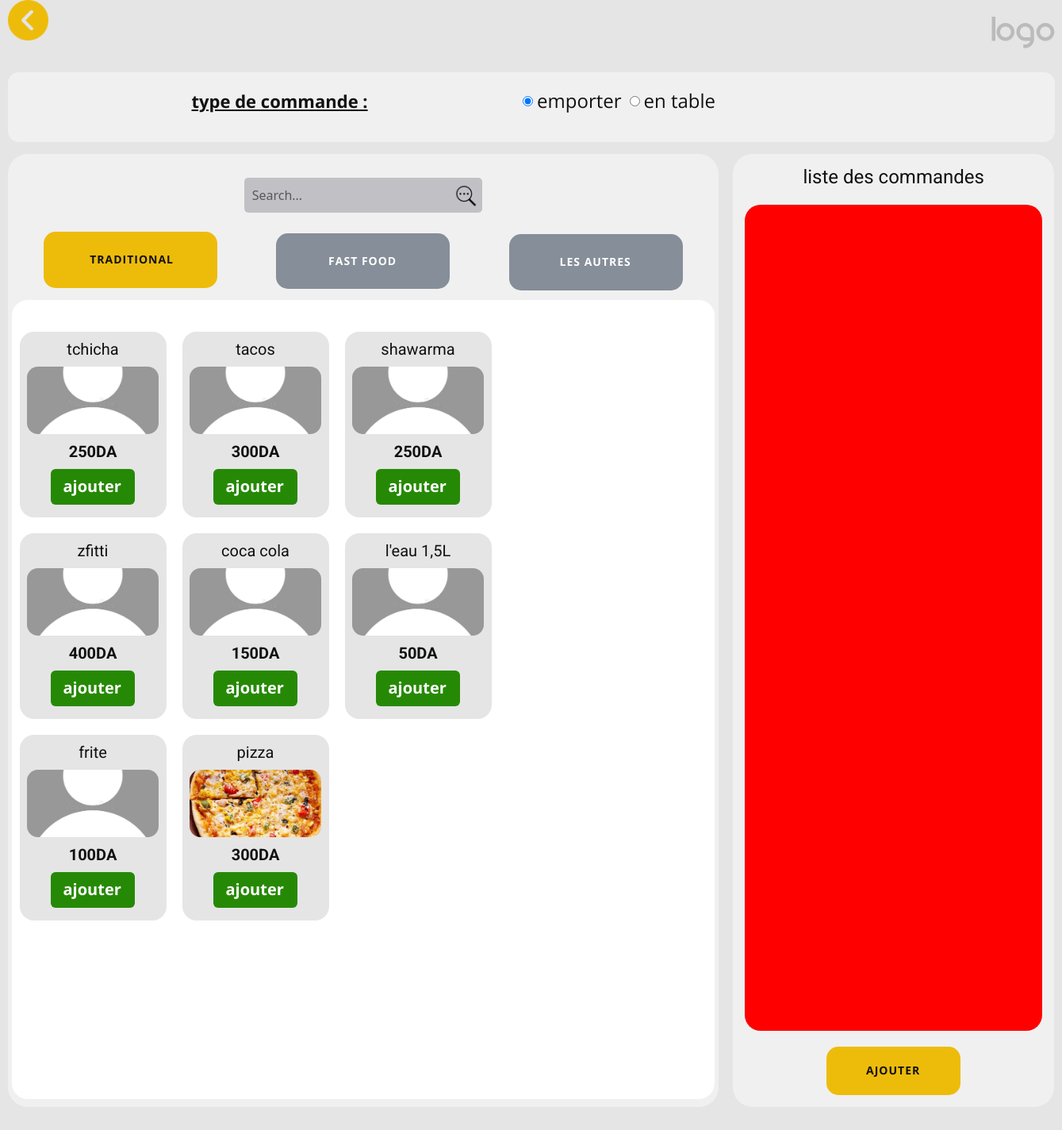
The app's page /ajouter-command, older data.
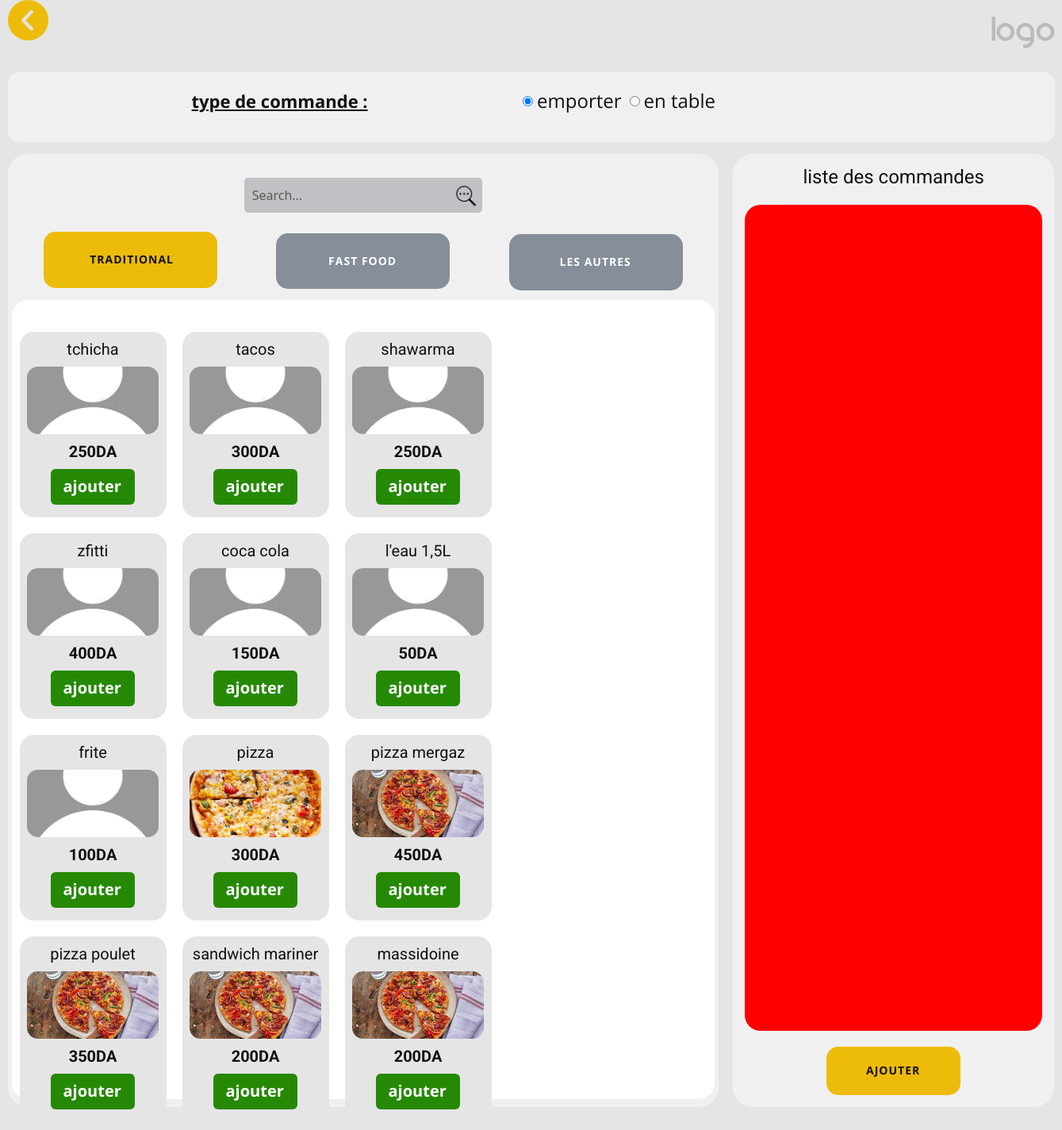
The same page, newer data.
### main/models.py (models this page shows, shortened)
class Products(models.Model):
    prodCatChoices = [
        ('1', 'Traditionelle'),
        ('2', 'Modern'),
        ('3', 'Boissant')
    ]
    prodName = models.CharField(max_length=30,null=False,help_text='entrer le nom de produit',verbose_name='nom de produit')
    prodPrix = models.IntegerField(null=False,help_text='prix de produit',verbose_name='prix de produit')
    prodCat = models.CharField(max_length=1,choices=prodCatChoices,null=False,help_text='choisit la categorie de ce produit',verbose_name='categorie de produit')
    isActive = models.BooleanField(help_text='activer ou desactiver ce produit', verbose_name='status de produit',default=True)
    img=models.ImageField(default='default.jpg',upload_to='profile_pics')

### main/views.py (the view, shortened to what this page needs)
# urls.py: path('ajouter-command', ajouterEditCommandView, name='ajouter-command'),
def ajouterEditCommandView(request):
    context = {}
    context['prods'] = Products.objects.all()
    context['pageType'] = 'Ajouter Command'
    if 'edit' in request.POST:
        context['pageType'] = 'Editer Command'
        comm=Command.objects.get(id=request.POST['edit'])
        print(comm.prods.all())
        context['comm'] = comm
    return render(request,"main/page-1.html",context)
    """ return render(request,"main/ajouterEditerComm.html",context) """

### main/templates/main/Page-1.html (shortened to what the changed rows need)
{% extends 'base.html'%}
{% load static %}
{% block header%}
    <link rel="stylesheet" href="{% static 'nicepage.css' %}" media="screen">
  {% endblock header%}
  {% block body %}
  <body class="u-body u-xxl-mode" data-lang="en">
    <section class="u-clearfix u-grey-10 u-section-1" id="sec-b75f">
      <div class="u-clearfix u-sheet u-sheet-1">
        <div class="u-clearfix u-gutter-18 u-layout-wrap u-layout-wrap-1">
          <div class="u-layout">
            <div class="u-layout-row">
              <div class="u-container-style u-grey-5 u-layout-cell u-opacity u-opacity-90 u-radius-25 u-shape-round u-size-41 u-layout-cell-1">
                <div class="u-container-layout u-valign-bottom-xs u-container-layout-2">
                  <div class="u-container-style u-expanded-width u-group u-radius-20 u-shape-round u-white u-group-4 prods-container">
                    <div class="u-container-layout u-container-layout-5" style="display: grid;grid-template-columns: 1fr 1fr 1fr; max-height:200px;">
                      {% for prod in prods %}
                        <div class="u-container-style u-grey-10 u-group u-radius-18 u-shape-round u-group-5" >
                          <div class="u-container-layout u-container-layout-6">
                            <h5 class="u-align-center u-text u-text-1">{{prod.prodName}}<br>
                            </h5>
                            <img class="u-image u-image-round u-radius-14 u-image-1" src="{{prod.img.url}}" alt="" data-image-width="1280" data-image-height="853">
                            <h4 class="u-align-center u-text u-text-2">{{prod.prodPrix}}DA<br>
                            </h4>
                            <button href="https://nicepage.com/c/tiles-website-templates" id="addprod" value="{{prod.id}},{{prod.prodName}},{{prod.prodPrix}},{{prod.img.url}}" onclick="insertNewPlats(this.value)" class="u-active-custom-color-4 u-border-none u-btn u-btn-round u-button-style u-custom-color-2 u-hover-custom-color-3 u-radius-6 u-btn-5">ajouter<br>
                            </button>
                          </div>
                        </div>
                      {% endfor %}
                    </div>
                  </div>
                </div>
              </div>
            </div>
          </div>
        </div>
      </div>
    </section>
    {% endblock body %}

Row changes from the older to the newer data that the page shows:
added Products: prodName "pizza mergaz", img (picture), prodPrix "450"
added Products: prodName "pizza poulet", img (picture), prodPrix "350"
added Products: prodName "sandwich mariner", img (picture), prodPrix "200"
added Products: prodName "massidoine", img (picture), prodPrix "200"
